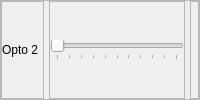
                        <widget class="QFrame" name="Opto2_frame">
                         <property name="frameShape">
                          <enum>QFrame::StyledPanel</enum>
                         </property>
                         <property name="frameShadow">
                          <enum>QFrame::Raised</enum>
                         </property>
                         <layout class="QHBoxLayout" name="aa_2">
                          <property name="spacing">
                           <number>5</number>
                          </property>
                          <property name="leftMargin">
                           <number>0</number>
                          </property>
                          <property name="topMargin">
                           <number>0</number>
                          </property>
                          <property name="rightMargin">
                           <number>0</number>
                          </property>
                          <property name="bottomMargin">
                           <number>0</number>
                          </property>
                          <item>
                           <widget class="QFrame" name="Opto2_Display_frame">
                            <property name="maximumSize">
                             <size>
                              <width>125</width>
                              <height>16777215</height>
                             </size>
                            </property>
                            <property name="frameShape">
                             <enum>QFrame::StyledPanel</enum>
                            </property>
                            <property name="frameShadow">
                             <enum>QFrame::Raised</enum>
                            </property>
                            <layout class="QHBoxLayout" name="Opto2_toggleButton_layout">
                             <property name="spacing">
                              <number>0</number>
                             </property>
                             <property name="leftMargin">
                              <number>0</number>
                             </property>
                             <property name="topMargin">
                              <number>0</number>
                             </property>
                             <property name="rightMargin">
                              <number>5</number>
                             </property>
                             <property name="bottomMargin">
                              <number>0</number>
                             </property>
                             <item>
                              <widget class="QLabel" name="Opto2_Display_label">
                               <property name="maximumSize">
                                <size>
                                 <width>16777215</width>
                                 <height>16777215</height>
                                </size>
                               </property>
                               <property name="text">
                                <string>Opto 2</string>
                               </property>
                               <property name="alignment">
                                <set>Qt::AlignLeading|Qt::AlignLeft|Qt::AlignVCenter</set>
                               </property>
                              </widget>
                             </item>
                            </layout>
                           </widget>
                          </item>
                          <item>
                           <widget class="QFrame" name="Opto2_Slider_frame">
                            <property name="maximumSize">
                             <size>
                              <width>225</width>
                              <height>16777215</height>
                             </size>
                            </property>
                            <property name="frameShape">
                             <enum>QFrame::StyledPanel</enum>
                            </property>
                            <property name="frameShadow">
                             <enum>QFrame::Raised</enum>
                            </property>
                            <layout class="QHBoxLayout" name="horizontalLayout_20">
                             <property name="spacing">
                              <number>0</number>
                             </property>
                             <property name="leftMargin">
                              <number>0</number>
                             </property>
                             <property name="topMargin">
                              <number>0</number>
                             </property>
                             <property name="rightMargin">
                              <number>0</number>
                             </property>
                             <property name="bottomMargin">
                              <number>0</number>
                             </property>
                             <item>
                              <widget class="QSlider" name="Opto2_Slider">
                               <property name="maximumSize">
                                <size>
                                 <width>16777215</width>
                                 <height>16777215</height>
                                </size>
                               </property>
                               <property name="maximum">
                                <number>1000</number>
                               </property>
                               <property name="singleStep">
                                <number>1</number>
                               </property>
                               <property name="pageStep">
                                <number>25</number>
                               </property>
                               <property name="sliderPosition">
                                <number>0</number>
                               </property>
                               <property name="orientation">
                                <enum>Qt::Horizontal</enum>
                               </property>
                               <property name="tickPosition">
                                <enum>QSlider::TicksBelow</enum>
                               </property>
                               <property name="tickInterval">
                                <number>100</number>
                               </property>
                              </widget>
                             </item>
                            </layout>
                           </widget>
                          </item>
                          <item>
                           <widget class="QFrame" name="Opto2_Light_frame">
                            <property name="maximumSize">
                             <size>
                              <width>50</width>
                              <height>16777215</height>
                             </size>
                            </property>
                            <property name="frameShape">
                             <enum>QFrame::StyledPanel</enum>
                            </property>
                            <property name="frameShadow">
                             <enum>QFrame::Raised</enum>
                            </property>
                            <layout class="QHBoxLayout" name="horizontalLayout_48">
                             <property name="spacing">
                              <number>0</number>
                             </property>
                             <property name="leftMargin">
                              <number>0</number>
                             </property>
                             <property name="topMargin">
                              <number>0</number>
                             </property>
                             <property name="rightMargin">
                              <number>0</number>
                             </property>
                             <property name="bottomMargin">
                              <number>0</number>
                             </property>
                             <item>
                              <widget class="QLabel" name="Opto2_Value">
                               <property name="text">
                                <string/>
                               </property>
                               <property name="alignment">
                                <set>Qt::AlignCenter</set>
                               </property>
                              </widget>
                             </item>
                            </layout>
                           </widget>
                          </item>
                         </layout>
                        </widget>
